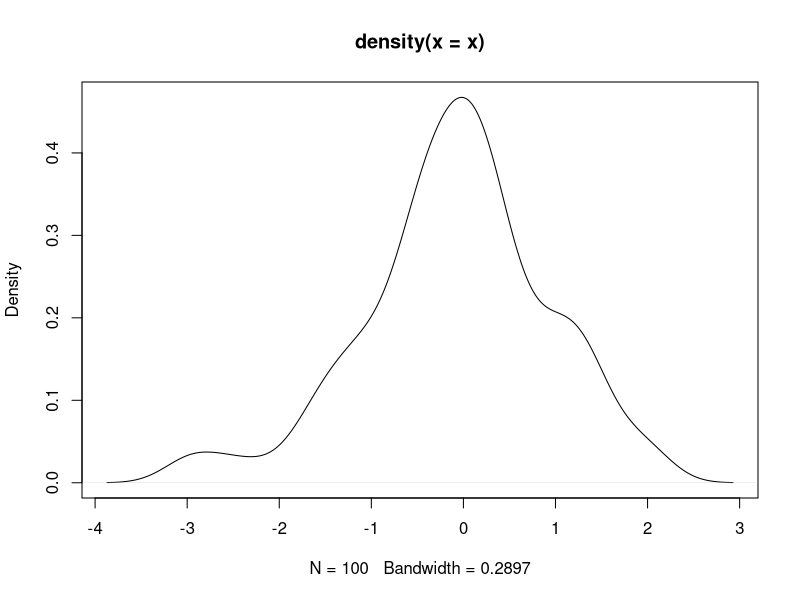
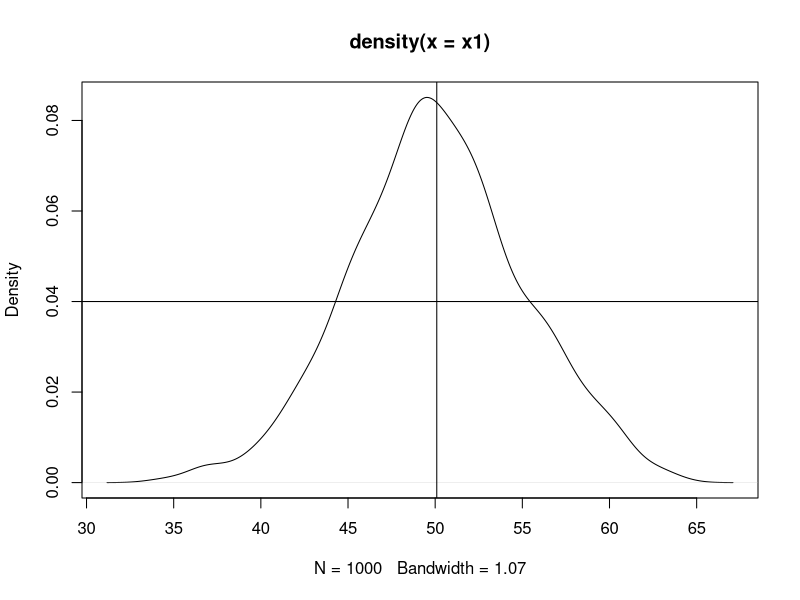

The R script that drew these images, in order:
# Data Structures in R

# Vectors----
x=1:10 #Create sequence of numbers from 1 to 10
x #Print

(x1=1:10) #Create and print
(x2=c(1,2,3,4,5)) #concatinate the numbers and create a vector
class(x2) #class of vector

x3 <- 1:20 # another way of creating vector

(x4=letters[1:10])
class(x4)

(x5=c('a',"Dhiraj","4")) # vector with char and strings
class(x5)

?c #HELP

(x6=c(T,FALSE,TRUE,T,F))
class(x6)

x7=c(3L,4L) #by default num -> to change to int
class(x7)

(x8 = c(1,'a', T, 4L)) #can only have one data type, if we mix they all are converted to char
class(x8)

#ACCESS ELEMENTS
(x9 = seq(0,100,by=3))
?seq

ls() #Variables in my environment

length(x9)
x9[20] #Access 20th element
x9[3]
x9[c(2,4)] #Access 2nd and 4th element
x9[-1] #Access all but 1st element
x9[-c(1:10, 15:20)]
x9[c(2.4, 3.6)] # real numbers truncated to integers
x9[-c(1,5,20)]
x9[-(length(x9)-1)] #remove 2nd last element

(x10 = c(x2,x3))

#MODIFY
sort(x10)
sort(x10, decreasing=T)
rev(x10)

seq(-3, 10, .2)
(x = -3:2) #-3 to 2 default interval 1
x[2] <- 0; x #modify second element

x[x<0] = 5; x #modify all elements that are less than 0
  
x = x[1:4]; x #Truncate x to first 4 elements

#DELETE
(x = seq(1,5,length.out = 10)) #numbers from 1 to 5 divided into 10 parts
x= NULL
x
x[4] #NULL

(x= rnorm(100))
plot(density(x))
?rnorm

(x1= rnorm(1000, mean=50, sd=5))
plot(density(x1))
mean(x1)
abline(v=mean(x1), h=0.04) #horizontal and vertical lines
 
# Matrices----
100:111
(m1 = matrix(1:12, nrow=4))
(m2 = matrix(1:12, ncol=3, byrow=T)) #fill the rows first in the matrix

x=101:124
length(x)
matrix(x, ncol=6)
class(m1)
attributes(m1)
dim(m1)
m1

#ACCESS ELEMENTS
m1[1,2:3] #1st row 2nd and 3rd col
m1[1,2]
m1[c(1,3),] #1st and 3rd row and all cols
m1[-2,] #Exclude 2nd row

# NAMES OF COL AND ROW
paste("C","D",sep="-")
paste("C",1:100,sep="-")

(colnames(m1) = paste('C', 1:3, sep=''))
m1
(rownames(m1) = paste('R', 1:4, sep=''))
m1
attributes(m1)

#VECTOR TO MATRIX
(m3= 1:24)
dim(m3)=c(6,4)
m3

m3[c(TRUE,F,T,F,T,T),c(2,3)]

m1;m2
m1[c('R1','R3'),c('C1','C2')]

#MODIFY
m2[m2>10]=99
m2
rbind(m2, c(50,60,70))
m2
cbind(m2, c(55,65,75,85))
cbind(m2,m2)
rbind(m2,m2)

#ROW and COL summary
colSums(m1); rowSums(m1)
colMeans(m1); rowMeans(m1)

t(m1) #transpose - temporary
m1
sweep(m1, MARGIN = 1, STATS = c(2,3,4,5), FUN="+") #rowise
sweep(m1, MARGIN = 2, STATS = c(2,3,4), FUN="*") #colwise
?sweep

addmargins(m1,margin=1,sum) #colwise
addmargins(m1,1,sd)
addmargins(m1,c(1,2),list(list(mean,sum,max), list(var,sd))) #both row and col wise

# Arrays----

# Data Frames----
#create Vectors to be combined into DF
(rollno = 1:30)
(sname = paste('student',1:30,sep=''))
(gender = sample(c('M','F'), size=30, replace=T, prob=c(.7,.3)))
(marks = floor(rnorm(30,mean= 50,sd=10)))
(marks2 = ceiling(rnorm(30,40,5)))
(course = sample(c('BBA','MBA'), size=30, replace=T, prob=c(.5,.5)))
rollno; sname; gender
marks ; marks2; course

?sample
df1= data.frame(rollno, sname, gender, marks, marks2, course, stringsAsFactors = F)
df1
str(df1)
head(df1) #top 6 by default
?head
head(df1,n=3)
tail(df1)

# Factors----

# Lists----

